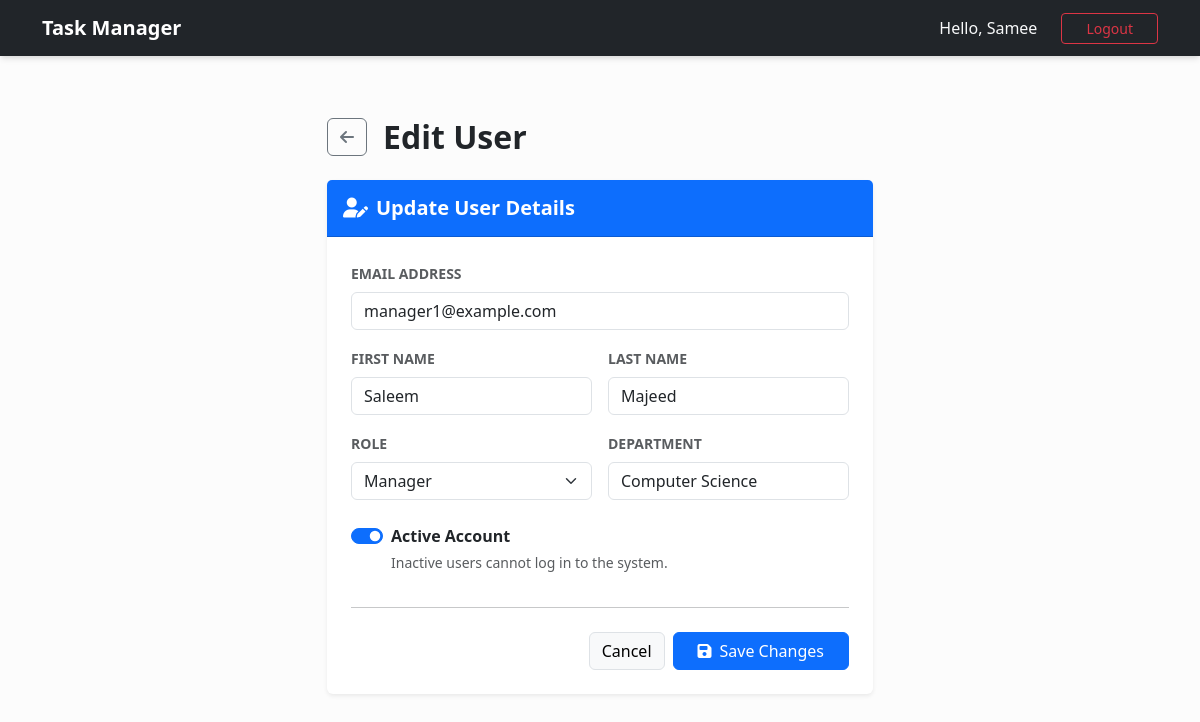
Page /4/edit/ (signed in) on the committed database.
### users/models.py (models this page shows, shortened)
class CustomUser(AbstractUser):
    username = None
    email = models.EmailField(_("email address"), unique=True)
    ROLE_ADMIN = "admin"
    ROLE_MANAGER = "manager"
    ROLE_MEMBER = "member"
    ROLE_CHOICES = [
        (ROLE_ADMIN, "Admin"),
        (ROLE_MANAGER, "Manager"),
        (ROLE_MEMBER, "Member"),
    ]
    role = models.CharField(max_length=20, choices=ROLE_CHOICES, default=ROLE_MEMBER)
    department = models.CharField(max_length=100, blank=True)
    USERNAME_FIELD = "email"
    REQUIRED_FIELDS = [] # Email & Password are required by default
    objects = CustomUserManager()
    class Meta:
        verbose_name = "user"
        verbose_name_plural = "users"
        ordering = ("email",)
    @property
    def is_admin(self):
        return self.role == self.ROLE_ADMIN or self.is_superuser

### users/views.py (the view, shortened to what this page needs)
# urls.py: path("<int:pk>/edit/", views.edit_user, name="edit_user"),
@login_required
@require_http_methods(["GET", "POST"])
def edit_user(request, pk):
    if not request.user.is_admin:
        messages.error(request, "Unauthorized Access.")
        return redirect("dashboard")
    user_obj = get_object_or_404(CustomUser, pk=pk)
    return render(request, "edit_user.html", {"user_obj": user_obj})

### users/templates/edit_user.html (shortened to what this page needs)
{% extends 'base.html' %}
{% load static %}
{% block content %}
<div class="container py-5">
    <div class="row justify-content-center">
        <div class="col-md-8 col-lg-6">
            <div class="d-flex align-items-center mb-4">
                <a href="{% url 'admin_dashboard' %}" class="btn btn-outline-secondary me-3">
                    <i class="fas fa-arrow-left"></i>
                </a>
                <h2 class="fw-bold mb-0">Edit User</h2>
            </div>
            <div class="card shadow-sm border-0">
                <div class="card-header bg-primary text-white py-3">
                    <h5 class="mb-0 fw-bold"><i class="fas fa-user-edit me-2"></i>Update User Details</h5>
                </div>
                <div class="card-body p-4">
                    <form method="POST">
                        <div class="row g-3">
                            <div class="col-12">
                                <label for="id_email" class="form-label fw-bold small text-muted text-uppercase">Email Address</label>
                                <input type="email" name="email" id="id_email" class="form-control"
                                       value="{{ form.email.value|default:user_obj.email }}" required>
                            </div>
                            <div class="col-md-6">
                                <label for="id_first_name" class="form-label fw-bold small text-muted text-uppercase">First Name</label>
                                <input type="text" name="first_name" id="id_first_name" class="form-control"
                                       value="{{ form.first_name.value|default:user_obj.first_name }}" required>
                            </div>
                            <div class="col-md-6">
                                <label for="id_last_name" class="form-label fw-bold small text-muted text-uppercase">Last Name</label>
                                <input type="text" name="last_name" id="id_last_name" class="form-control"
                                       value="{{ form.last_name.value|default:user_obj.last_name }}" required>
                            </div>
                            <div class="col-md-6">
                                <label for="id_role" class="form-label fw-bold small text-muted text-uppercase">Role</label>
                                <select name="role" id="id_role" class="form-select">
                                    <option value="manager" {% if form.role.value == 'manager' or user_obj.role == 'manager' %}selected{% endif %}>Manager</option>
                                </select>
                            </div>
                            <div class="col-md-6">
                                <label for="id_department" class="form-label fw-bold small text-muted text-uppercase">Department</label>
                                <input type="text" name="department" id="id_department" class="form-control"
                                       value="{{ form.department.value|default:user_obj.department }}" required>
                            </div>
                            <div class="col-12">
                                <div class="form-check form-switch py-2">
                                    <input class="form-check-input" type="checkbox" name="is_active" id="id_is_active"
                                           {% if form.is_active.value or user_obj.is_active %}checked{% endif %}>
                                    <label class="form-check-label fw-bold" for="id_is_active">Active Account</label>
                                    <div class="form-text">Inactive users cannot log in to the system.</div>
                                </div>
                            </div>
                        </div>
                        <hr class="my-4">
                        <div class="d-flex justify-content-end gap-2">
                            <a href="{% url 'admin_dashboard' %}" class="btn btn-light border">Cancel</a>
                            <button type="submit" class="btn btn-primary px-4">
                                <i class="fas fa-save me-2"></i>Save Changes
                            </button>
                        </div>
                    </form>
                </div>
            </div>
        </div>
    </div>
</div>
{% endblock %}

### users/templates/base.html (shortened to what this page needs)
<!DOCTYPE html>
<html lang="en">
<head>
    <link href="https://cdn.jsdelivr.net/npm/bootstrap@5.3.0/dist/css/bootstrap.min.css" rel="stylesheet">
    <link rel="stylesheet" href="https://cdnjs.cloudflare.com/ajax/libs/font-awesome/6.4.0/css/all.min.css">
</head>
<body>
    <nav class="navbar navbar-expand-md navbar-dark bg-dark fixed-top navbar-custom px-3">
        <div class="container">
            <a class="navbar-brand fw-bold d-flex align-items-center" href="{% url 'home' %}">
                Task Manager
            </a>
            <div class="collapse navbar-collapse justify-content-end" id="navbarNav">
                <ul class="navbar-nav align-items-center gap-2">
                    {% if user.is_authenticated %}
                        <li class="nav-item">
                            <span class="text-light me-3">Hello, {{ user.first_name|default:user.email }}</span>
                        </li>
                        <li class="nav-item">
                            <form action="{% url 'logout' %}" method="POST" class="d-inline">
                                 <button type="submit" class="btn btn-outline-danger btn-sm px-4">Logout</button>
                            </form>
                        </li>
                    {% endif %}
                </ul>
            </div>
        </div>
    </nav>
    <main>
        {% block content %}
        {% endblock %}
    </main>
</body>
</html>

### rows in the picture
CustomUser: first_name "Samee"
CustomUser: email "manager1@example.com", first_name "Saleem", last_name "Majeed", role "Manager", department "Computer Science", is_active "☑"
